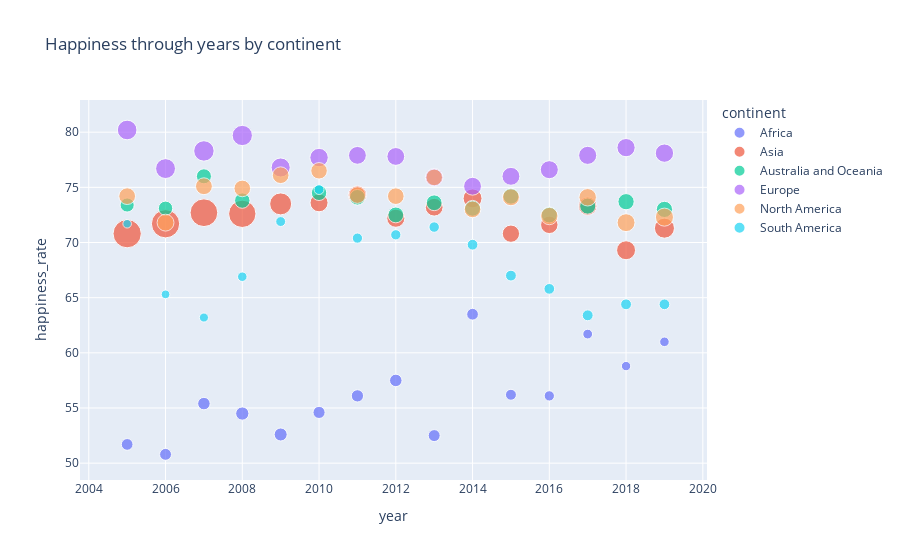

The cell this chart's notebook holds for it:
### Code cell
df_happiest_continent_year
fig = px.scatter(df_happiest_continent_year, x='year', y='happiness_rate',size='daily_income', color='continent',title='Happiness through years by continent')

fig.show()

### Figure 1 — Plotly figure (JSON) as saved in the notebook; plotly's stock layout.template omitted (floating-point values rounded to 4 significant figures)
{"data": [{"hovertemplate": "continent=Africa<br>year=%{x}<br>happiness_rate=%{y}<br>daily_income=%{marker.size}<extra></extra>", "legendgroup": "Africa", "marker": {"color": "#636efa", "size": [32.2, 33.1, 36.5, 41, 39.7, 34.5, 35.2, 36.5, 33.5, 32.2, 28.1, 24.7, 22.4, 20.6, 21.4], "sizemode": "area", "sizeref": 0.4675, "symbol": "circle"}, "mode": "markers", "name": "Africa", "orientation": "v", "showlegend": true, "type": "scatter", "x": [2005, 2006, 2007, 2008, 2009, 2010, 2011, 2012, 2013, 2014, 2015, 2016, 2017, 2018, 2019], "xaxis": "x", "y": [51.7, 50.8, 55.4, 54.5, 52.6, 54.6, 56.1, 57.5, 52.5, 63.5, 56.2, 56.1, 61.7, 58.8, 61], "yaxis": "y"}, {"hovertemplate": "continent=Asia<br>year=%{x}<br>happiness_rate=%{y}<br>daily_income=%{marker.size}<extra></extra>", "legendgroup": "Asia", "marker": {"color": "#EF553B", "size": [187, 187, 180, 175, 113, 76.1, 80.6, 76.6, 73.9, 83.7, 70, 71.2, 78.7, 84.1, 94], "sizemode": "area", "sizeref": 0.4675, "symbol": "circle"}, "mode": "markers", "name": "Asia", "orientation": "v", "showlegend": true, "type": "scatter", "x": [2005, 2006, 2007, 2008, 2009, 2010, 2011, 2012, 2013, 2014, 2015, 2016, 2017, 2018, 2019], "xaxis": "x", "y": [70.8, 71.7, 72.7, 72.6, 73.5, 73.6, 74.3, 72.2, 73.2, 74, 70.8, 71.6, 73.3, 69.3, 71.3], "yaxis": "y"}, {"hovertemplate": "continent=Australia and Oceania<br>year=%{x}<br>happiness_rate=%{y}<br>daily_income=%{marker.size}<extra></extra>", "legendgroup": "Australia and Oceania", "marker": {"color": "#00cc96", "size": [46.8, 48.4, 52.9, 55.6, 54.7, 55.4, 57.5, 58.5, 58.5, 59.2, 59.8, 60.5, 60.8, 61.6, 61.7], "sizemode": "area", "sizeref": 0.4675, "symbol": "circle"}, "mode": "markers", "name": "Australia and Oceania", "orientation": "v", "showlegend": true, "type": "scatter", "x": [2005, 2006, 2007, 2008, 2009, 2010, 2011, 2012, 2013, 2014, 2015, 2016, 2017, 2018, 2019], "xaxis": "x", "y": [73.4, 73.1, 76, 73.8, null, 74.5, 74.1, 72.5, 73.6, 73.1, 74.2, 72.5, 73.3, 73.7, 73], "yaxis": "y"}, {"hovertemplate": "continent=Europe<br>year=%{x}<br>happiness_rate=%{y}<br>daily_income=%{marker.size}<extra></extra>", "legendgroup": "Europe", "marker": {"color": "#ab63fa", "size": [90.1, 92.3, 97.7, 96, 85, 79.3, 74.3, 74.3, 74, 74.5, 75.1, 76.1, 76.8, 77.8, 78.5], "sizemode": "area", "sizeref": 0.4675, "symbol": "circle"}, "mode": "markers", "name": "Europe", "orientation": "v", "showlegend": true, "type": "scatter", "x": [2005, 2006, 2007, 2008, 2009, 2010, 2011, 2012, 2013, 2014, 2015, 2016, 2017, 2018, 2019], "xaxis": "x", "y": [80.2, 76.7, 78.3, 79.7, 76.8, 77.7, 77.9, 77.8, 75.9, 75.1, 76, 76.6, 77.9, 78.6, 78.1], "yaxis": "y"}, {"hovertemplate": "continent=North America<br>year=%{x}<br>happiness_rate=%{y}<br>daily_income=%{marker.size}<extra></extra>", "legendgroup": "North America", "marker": {"color": "#FFA15A", "size": [65.7, 66.8, 66.4, 64.6, 65.4, 63.8, 64.6, 64.8, 64.4, 64.8, 67.3, 70.4, 71.2, 75, 76.4], "sizemode": "area", "sizeref": 0.4675, "symbol": "circle"}, "mode": "markers", "name": "North America", "orientation": "v", "showlegend": true, "type": "scatter", "x": [2005, 2006, 2007, 2008, 2009, 2010, 2011, 2012, 2013, 2014, 2015, 2016, 2017, 2018, 2019], "xaxis": "x", "y": [74.2, 71.8, 75.1, 74.9, 76.1, 76.5, 74.3, 74.2, 75.9, 73, 74.1, 72.4, 74.1, 71.8, 72.3], "yaxis": "y"}, {"hovertemplate": "continent=South America<br>year=%{x}<br>happiness_rate=%{y}<br>daily_income=%{marker.size}<extra></extra>", "legendgroup": "South America", "marker": {"color": "#19d3f3", "size": [17.1, 17.7, 19.3, 21.2, 22.8, 22.9, 24.6, 24.6, 25.6, 27, 27.4, 26.9, 27.9, 27.5, 27], "sizemode": "area", "sizeref": 0.4675, "symbol": "circle"}, "mode": "markers", "name": "South America", "orientation": "v", "showlegend": true, "type": "scatter", "x": [2005, 2006, 2007, 2008, 2009, 2010, 2011, 2012, 2013, 2014, 2015, 2016, 2017, 2018, 2019], "xaxis": "x", "y": [71.7, 65.3, 63.2, 66.9, 71.9, 74.8, 70.4, 70.7, 71.4, 69.8, 67, 65.8, 63.4, 64.4, 64.4], "yaxis": "y"}], "layout": {"legend": {"itemsizing": "constant", "title": {"text": "continent"}, "tracegroupgap": 0}, "title": {"text": "Happiness through years by continent"}, "xaxis": {"anchor": "y", "domain": [0, 1], "title": {"text": "year"}}, "yaxis": {"anchor": "x", "domain": [0, 1], "title": {"text": "happiness_rate"}}}}
